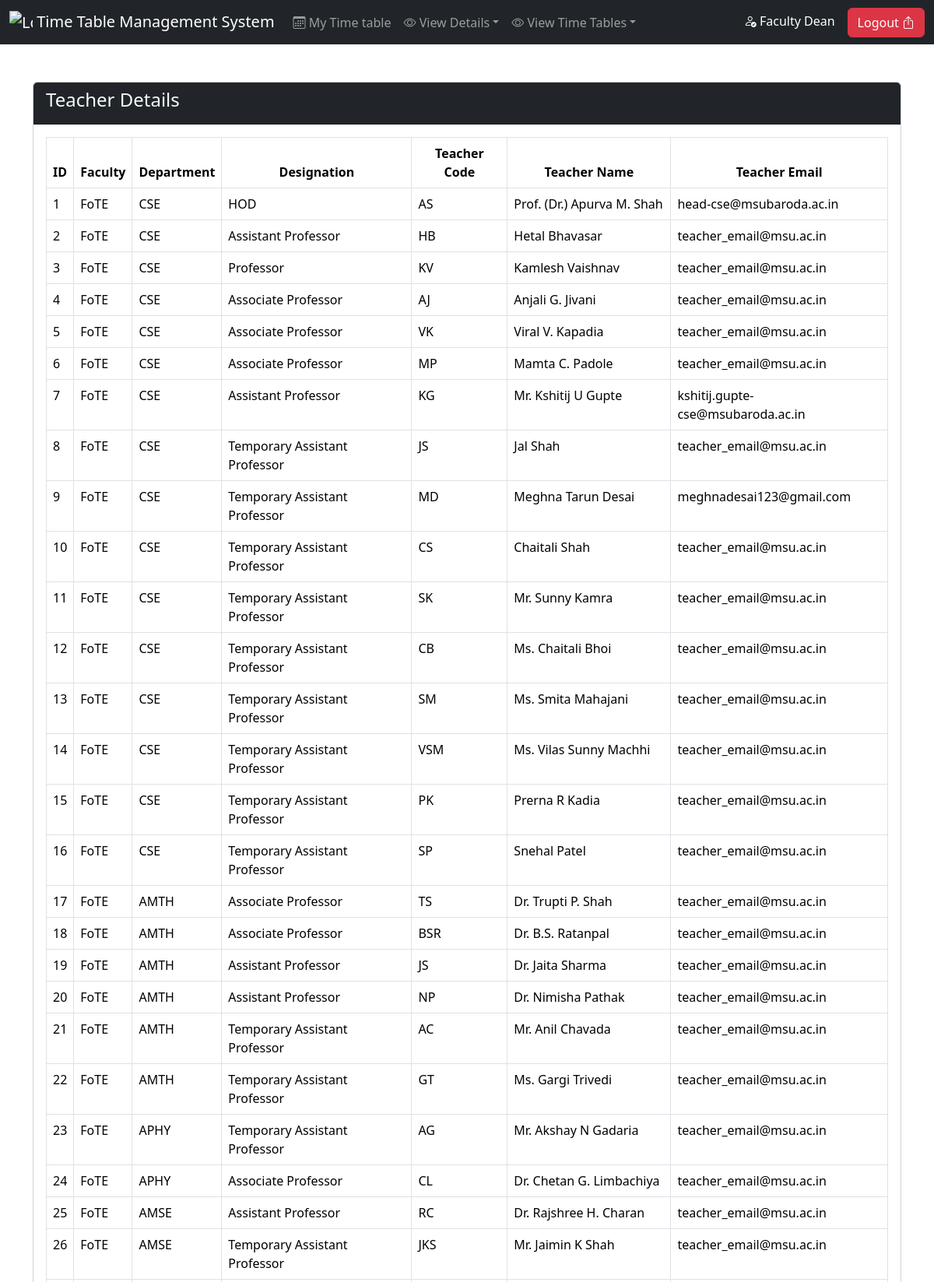
/dashboards/dean_teacher.php (upper part), run on the app's committed database.
### tables this page shows
CREATE TABLE `teacher` (
  `Teacher_Id` int(11) NOT NULL,
  `Teacher_Code` varchar(50) NOT NULL,
  `Teacher_Name` varchar(100) NOT NULL,
  `Designation` varchar(50) NOT NULL,
  `Department_Id` int(11) NOT NULL,
  `Teacher_Email` varchar(255) DEFAULT NULL,
  `Teacher_Password` varchar(255) DEFAULT NULL,
  `role` varchar(50) DEFAULT 'Teacher'
);

CREATE TABLE `faculty` (
  `faculty_id` int(11) NOT NULL,
  `faculty_name` varchar(100) NOT NULL,
  `faculty_Code` varchar(50) NOT NULL
);

CREATE TABLE `department` (
  `Department_Id` int(11) NOT NULL,
  `Department_Code` varchar(50) NOT NULL,
  `Department_Name` varchar(100) NOT NULL,
  `Faculty_Id` int(11) NOT NULL
);

### dashboards/dean_teacher.php (called while the page is built)
<?php include("../includes/connect.php") ?>
<?php include("../includes/dean-header.php") ?>
<?php include("../only_view_details/teacher.php") ?>
<?php include("../includes/footer.php") ?>

### only_view_details/teacher.php (the view)
<div class="container">
    <div class="row">
        <div class="col-md-12 mt-5">
            <div class="card ">
                <div class="card-header d-flex justify-content-between bg-dark text-light">
                    <h4>Teacher Details</h4>
                </div>
                <div class="card-body">
                    <table class="table table-bordered" id="myTable">
                        <thead>
                            <tr>
                                <th scope="col">ID</th>
                                <th scope="col" class="text-center">Faculty</th>
                                <th scope="col" class="text-center">Department</th>
                                <th scope="col" class="text-center">Designation</th>
                                <th scope="col" class="text-center">Teacher Code</th>
                                <th scope="col" class="text-center">Teacher Name</th>
                                <th scope="col" class="text-center">Teacher Email</th>
                            </tr>
                        </thead>
                        <tbody>
                            <?php
                            $sno = 1;
                            $sql = "SELECT
                                    f.Faculty_Code,
                                    dep.Department_Code,
                                    t.*
                                FROM Teacher t
                                JOIN Department dep ON t.Department_Id = dep.Department_Id
                                JOIN Faculty f ON dep.Faculty_Id = f.Faculty_Id;
                                    ";
                            $result = mysqli_query($conn, $sql);
                            $num = mysqli_num_rows($result);
                            if ($num > 0) {
                                while ($num > 0) {
                                    $row = mysqli_fetch_assoc($result)
                            ?>
                                    <tr>
                                        <td><?php echo $sno ?></td>
                                        <td><?php echo $row['Faculty_Code'] ?></td>
                                        <td><?php echo $row['Department_Code'] ?></td>
                                        <td><?php echo $row['Designation'] ?></td>
                                        <td><?php echo $row['Teacher_Code'] ?></td>
                                        <td><?php echo $row['Teacher_Name'] ?></td>
                                        <td><?php echo $row['Teacher_Email'] ?></td>
                                    </tr>
                            <?php
                                    $num = $num - 1;
                                    $sno = $sno + 1;
                                }
                            } else {
                                echo '<tr><td colspan="4">No data found</td></tr>';
                            }
                            ?>
                        </tbody>
                    </table>
                </div>
            </div>
        </div>
    </div>
</div>

### data on the page
teacher: faculty.faculty_Code "FoTE", Department_Id.Department_Code "CSE", Designation "HOD", Teacher_Code "AS", Teacher_Name "Prof. (Dr.) Apurva M. Shah", Teacher_Email "head-cse@msubaroda.ac.in"
teacher: faculty.faculty_Code "FoTE", Department_Id.Department_Code "CSE", Designation "Assistant Professor", Teacher_Code "HB", Teacher_Name "Hetal Bhavasar", Teacher_Email "teacher_email@msu.ac.in"
teacher: faculty.faculty_Code "FoTE", Department_Id.Department_Code "CSE", Designation "Professor", Teacher_Code "KV", Teacher_Name "Kamlesh Vaishnav", Teacher_Email "teacher_email@msu.ac.in"
teacher: faculty.faculty_Code "FoTE", Department_Id.Department_Code "CSE", Designation "Associate Professor", Teacher_Code "AJ", Teacher_Name "Anjali G. Jivani", Teacher_Email "teacher_email@msu.ac.in"
teacher: faculty.faculty_Code "FoTE", Department_Id.Department_Code "CSE", Designation "Associate Professor", Teacher_Code "VK", Teacher_Name "Viral V. Kapadia", Teacher_Email "teacher_email@msu.ac.in"
teacher: faculty.faculty_Code "FoTE", Department_Id.Department_Code "CSE", Designation "Associate Professor", Teacher_Code "MP", Teacher_Name "Mamta C. Padole", Teacher_Email "teacher_email@msu.ac.in"
teacher: faculty.faculty_Code "FoTE", Department_Id.Department_Code "CSE", Designation "Assistant Professor", Teacher_Code "KG", Teacher_Name "Mr. Kshitij U Gupte", Teacher_Email "kshitij.gupte-cse@msubaroda.ac.in"
teacher: faculty.faculty_Code "FoTE", Department_Id.Department_Code "CSE", Designation "Temporary Assistant Professor", Teacher_Code "JS", Teacher_Name "Jal Shah", Teacher_Email "teacher_email@msu.ac.in"
teacher: faculty.faculty_Code "FoTE", Department_Id.Department_Code "CSE", Designation "Temporary Assistant Professor", Teacher_Code "MD", Teacher_Name "Meghna Tarun Desai", Teacher_Email "meghnadesai123@gmail.com"
teacher: faculty.faculty_Code "FoTE", Department_Id.Department_Code "CSE", Designation "Temporary Assistant Professor", Teacher_Code "CS", Teacher_Name "Chaitali Shah", Teacher_Email "teacher_email@msu.ac.in"
teacher: faculty.faculty_Code "FoTE", Department_Id.Department_Code "CSE", Designation "Temporary Assistant Professor", Teacher_Code "SK", Teacher_Name "Mr. Sunny Kamra", Teacher_Email "teacher_email@msu.ac.in"
teacher: faculty.faculty_Code "FoTE", Department_Id.Department_Code "CSE", Designation "Temporary Assistant Professor", Teacher_Code "CB", Teacher_Name "Ms. Chaitali Bhoi", Teacher_Email "teacher_email@msu.ac.in"
teacher: faculty.faculty_Code "FoTE", Department_Id.Department_Code "CSE", Designation "Temporary Assistant Professor", Teacher_Code "SM", Teacher_Name "Ms. Smita Mahajani", Teacher_Email "teacher_email@msu.ac.in"
teacher: faculty.faculty_Code "FoTE", Department_Id.Department_Code "CSE", Designation "Temporary Assistant Professor", Teacher_Code "VSM", Teacher_Name "Ms. Vilas Sunny Machhi", Teacher_Email "teacher_email@msu.ac.in"
teacher: faculty.faculty_Code "FoTE", Department_Id.Department_Code "CSE", Designation "Temporary Assistant Professor", Teacher_Code "PK", Teacher_Name "Prerna R Kadia", Teacher_Email "teacher_email@msu.ac.in"
teacher: faculty.faculty_Code "FoTE", Department_Id.Department_Code "CSE", Designation "Temporary Assistant Professor", Teacher_Code "SP", Teacher_Name "Snehal Patel", Teacher_Email "teacher_email@msu.ac.in"
teacher: faculty.faculty_Code "FoTE", Department_Id.Department_Code "AMTH", Designation "Associate Professor", Teacher_Code "TS", Teacher_Name "Dr. Trupti P. Shah", Teacher_Email "teacher_email@msu.ac.in"
teacher: faculty.faculty_Code "FoTE", Department_Id.Department_Code "AMTH", Designation "Associate Professor", Teacher_Code "BSR", Teacher_Name "Dr. B.S. Ratanpal", Teacher_Email "teacher_email@msu.ac.in"
teacher: faculty.faculty_Code "FoTE", Department_Id.Department_Code "AMTH", Designation "Assistant Professor", Teacher_Code "JS", Teacher_Name "Dr. Jaita Sharma", Teacher_Email "teacher_email@msu.ac.in"
teacher: faculty.faculty_Code "FoTE", Department_Id.Department_Code "AMTH", Designation "Assistant Professor", Teacher_Code "NP", Teacher_Name "Dr. Nimisha Pathak", Teacher_Email "teacher_email@msu.ac.in"
teacher: faculty.faculty_Code "FoTE", Department_Id.Department_Code "AMTH", Designation "Temporary Assistant Professor", Teacher_Code "AC", Teacher_Name "Mr. Anil Chavada", Teacher_Email "teacher_email@msu.ac.in"
teacher: faculty.faculty_Code "FoTE", Department_Id.Department_Code "AMTH", Designation "Temporary Assistant Professor", Teacher_Code "GT", Teacher_Name "Ms. Gargi Trivedi", Teacher_Email "teacher_email@msu.ac.in"
teacher: faculty.faculty_Code "FoTE", Department_Id.Department_Code "APHY", Designation "Temporary Assistant Professor", Teacher_Code "AG", Teacher_Name "Mr. Akshay N Gadaria", Teacher_Email "teacher_email@msu.ac.in"
teacher: faculty.faculty_Code "FoTE", Department_Id.Department_Code "APHY", Designation "Associate Professor", Teacher_Code "CL", Teacher_Name "Dr. Chetan G. Limbachiya", Teacher_Email "teacher_email@msu.ac.in"
teacher: faculty.faculty_Code "FoTE", Department_Id.Department_Code "AMSE", Designation "Assistant Professor", Teacher_Code "RC", Teacher_Name "Dr. Rajshree H. Charan", Teacher_Email "teacher_email@msu.ac.in"
teacher: faculty.faculty_Code "FoTE", Department_Id.Department_Code "AMSE", Designation "Temporary Assistant Professor", Teacher_Code "JKS", Teacher_Name "Mr. Jaimin K Shah", Teacher_Email "teacher_email@msu.ac.in"
